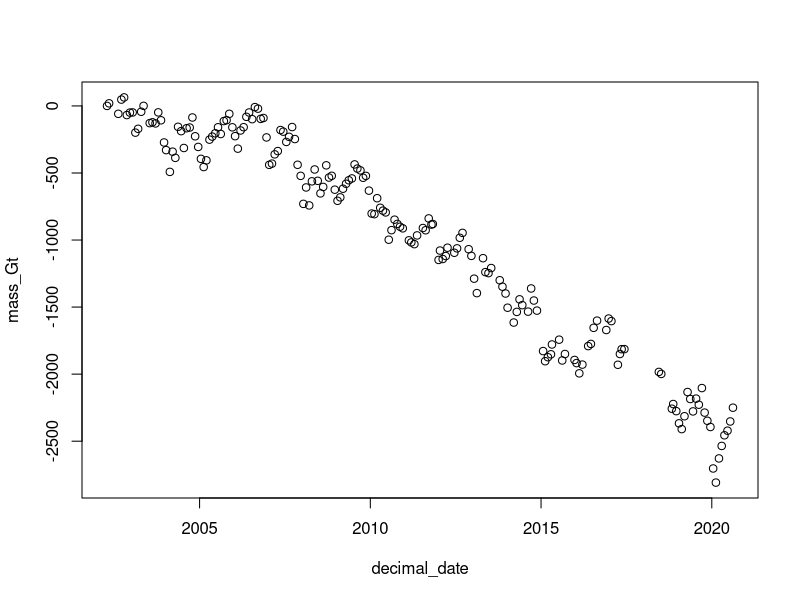
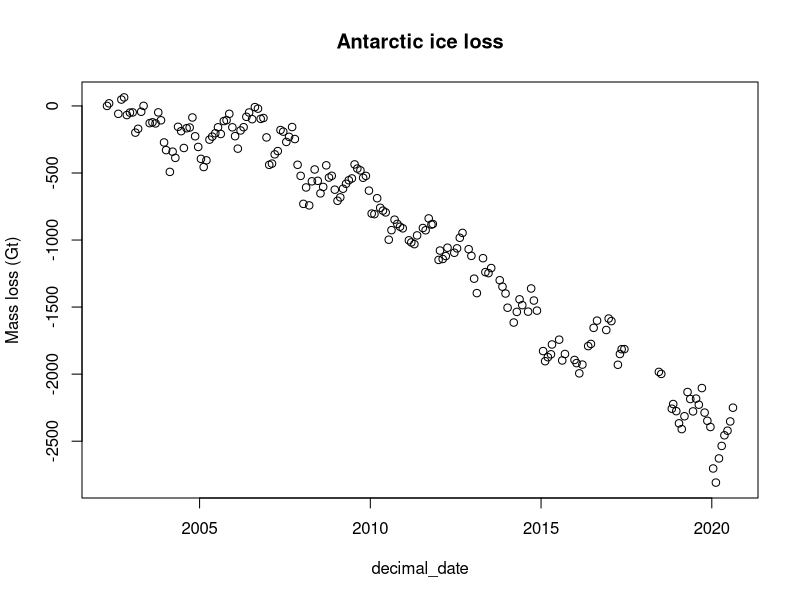
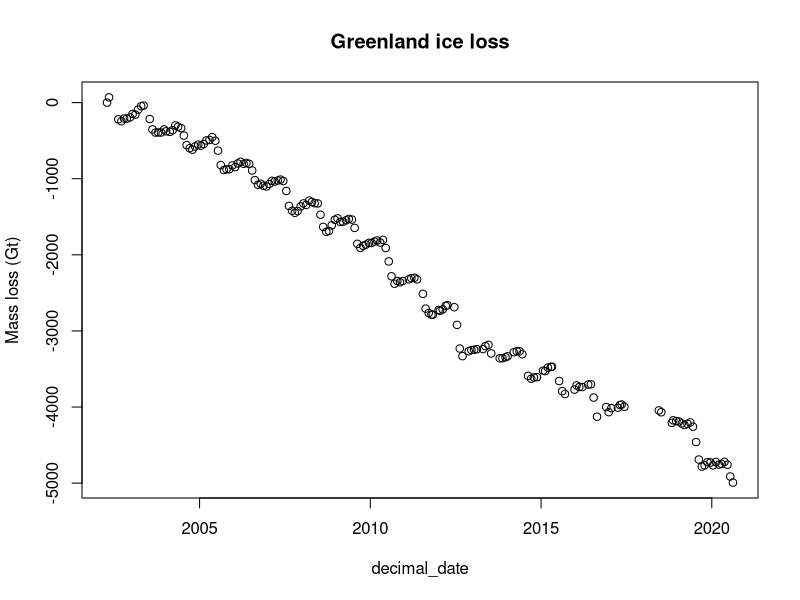
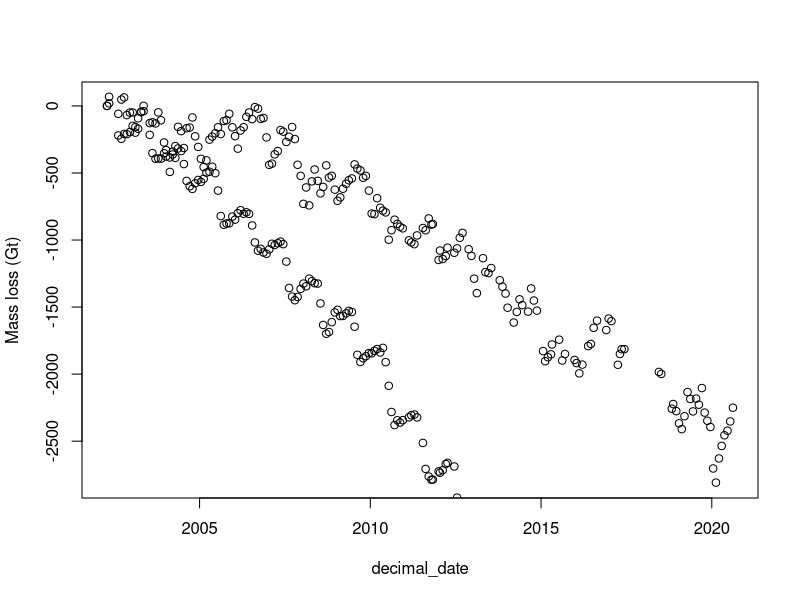
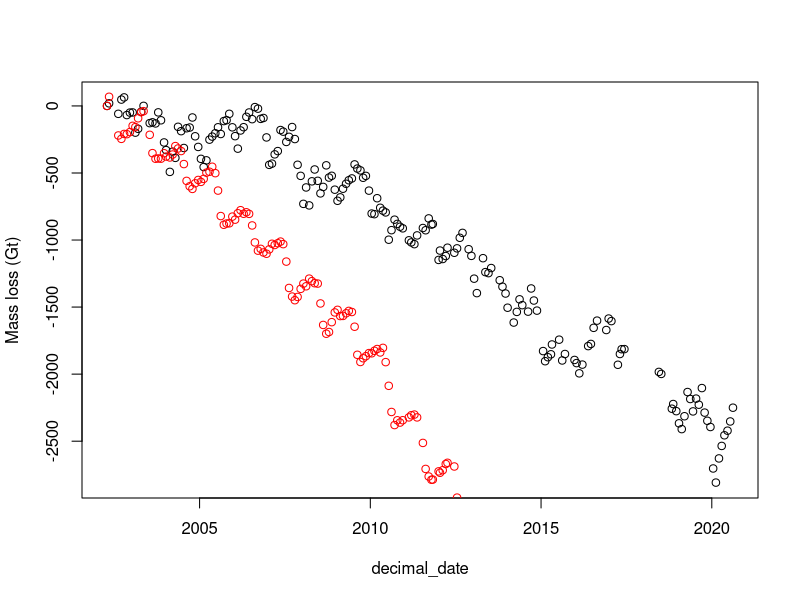
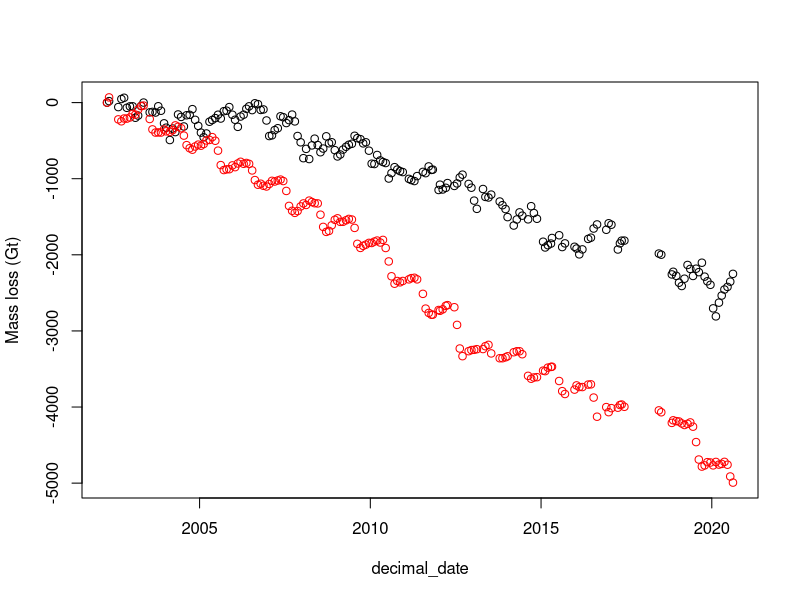
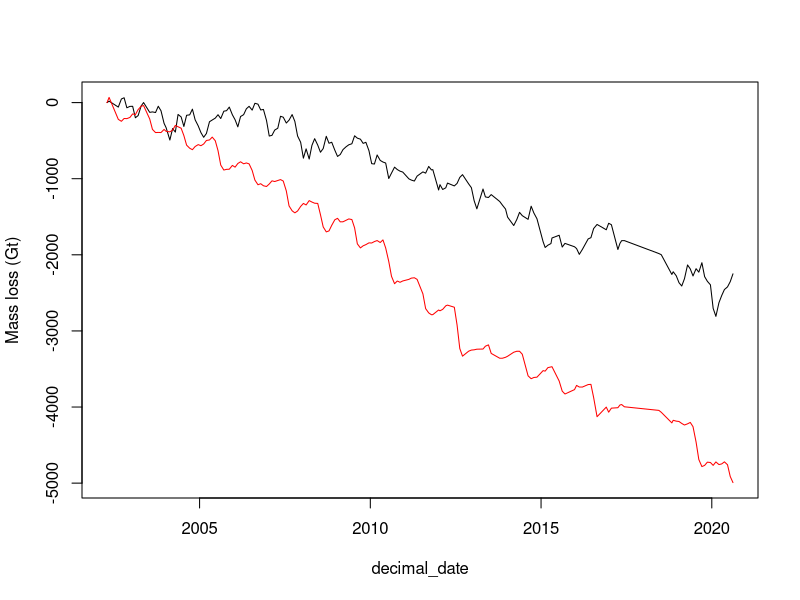

Here is the R script that generated these plots, in order: (Note: this script raises an error after producing the figures.)
## 1 Feb 2021 -- Woof, this class went reeeeeal fast. 

## In this section, we are using NASA GRACE satellite data as a proxy for 
## ice sheet loss in Antarctica and Greenland. 

## Erin already saved the data in this repository, so it should already be 
## in this R project. 

## When I want to open an existing R project, the file type looks like a little 
## cube with an R in it. 

## I want to read in the data. 

read.table('data/antarctica_mass_200204_202008.txt', skip=31,
           col.names=c("decimal_date", "mass_Gt", "sigma_Gt"))
## Now we have the table reading out in our console. We gave it the name of 
## the file, that is in the directory, then told it to skip the first 31 lines 
## (which are a header -- metadata), and then named the column names. 



## However, we want to name the table a variable name. 
ant_ice_loss = read.table('data/antarctica_mass_200204_202008.txt', skip=31,
                          col.names=c("decimal_date", "mass_Gt", "sigma_Gt"))

## Now I'm going to add the Greenland data, naming it grn_ice_loss.
grn_ice_loss = read.table('data/greenland_mass_200204_202008.txt', skip=31, 
                          col.names=c("decimal_date", "mass_Gt", "sigma_Gt"))

## Every time we load in data, the first thing that we want to do is to 
## look at it, to make sure it's correct and in there correctly. One tool 
## to do this is to use the head() function. This gives you the first six 
## lines of the data table. 

head(ant_ice_loss)
head(grn_ice_loss)

## We can also look at the dimensions of the data using the dim() function.
## This is telling us we have 188 rows and 3 columns.

dim(ant_ice_loss)
dim(grn_ice_loss)

## We can also look at the summary of the data using the summary() function. 

summary(ant_ice_loss)
summary(grn_ice_loss)

## If you open up either of the variables in the Environment tab (right hand 
## side of R Studio), you can see the data sets in this window, they'll 
## open up in a new tab. However, in those data sets from the Environment 
## tab, you can manually change that data, and that data will be there 
## FOREVER. So don't change those data points!!

## Now we want to plot the data. There are a couple of ways to do this. 
## x,y -- passing R two parameters, one on the x, one on the y-axis.
## y~x -- this is technically a formula in R (whenever there is a tilda in
## a command, it's a formula.


## I'm going to use formula style with the tilda. I'm going to plot the mass 
## as a function of decimal date to see how ice loss has changed over time.

plot(mass_Gt ~ decimal_date, data = ant_ice_loss)

## So this looks like a pretty good plot. The points are big and the y- and 
## x-axes aren't named correctly.

## If you hit the Zoom button on the Plots screen, the plot will pop out. 

## Now I want to give it a title. 

plot(mass_Gt ~ decimal_date, data = ant_ice_loss, main="Antarctic ice loss", 
     ylab = "Mass loss (Gt)")

## Now I'm going to do this for the Greenland data.

plot(mass_Gt ~ decimal_date, data = grn_ice_loss, main="Greenland ice loss", 
     ylab = "Mass loss (Gt)")

## There is also a gap in the data from 2017 and 2018 when the mission 
## wasn't going. 

## Now I want to see both of these on the same plot. 

## If I use the plot() function, it just creates a new plot. I can then add
## points in with following commands, such as points() or line()

plot(mass_Gt ~ decimal_date, data = ant_ice_loss, 
     ylab = "Mass loss (Gt)")
points(mass_Gt ~ decimal_date, data = grn_ice_loss, 
       ylab = "Mass loss (Gt)")

## I deleted the title from the above, because it wasn't super necessary
## anymore. I'm going to do this again, but now make Greenland data red. 

plot(mass_Gt ~ decimal_date, data = ant_ice_loss, 
     ylab = "Mass loss (Gt)")
points(mass_Gt ~ decimal_date, data = grn_ice_loss, 
       ylab = "Mass loss (Gt)", col="red")

## Okay, but now my Greenland data is off the y-axis, so I'm going to 
## change the y-axis boundary. But I need to know the range of the mass 
## in Gt. I can check that with the range function. I want to just put 
## that limit right into the code for the PLOT, not the code for the 
## points. 
range(grn_ice_loss$mass_Gt)

plot(mass_Gt ~ decimal_date, data = ant_ice_loss, 
     ylab = "Mass loss (Gt)", ylim=range(grn_ice_loss$mass_Gt))
points(mass_Gt ~ decimal_date, data = grn_ice_loss, 
       ylab = "Mass loss (Gt)", col="red")

## I also want to have a line graph. So I'm going to specify line type
## in the plot() function with type="l", and I'm going to use lines() as 
## the specifier for the second type of data to throw in. 

plot(mass_Gt ~ decimal_date, data = ant_ice_loss, 
     ylab = "Mass loss (Gt)", ylim=range(grn_ice_loss$mass_Gt), type = "l")
lines(mass_Gt ~ decimal_date, data = grn_ice_loss, 
       ylab = "Mass loss (Gt)", col="red")

## However, there's a gap in the GRACE mission in 2017-2018. So we want to 
## insert an "NA" in 2017-2018, so that there's no data there, and it 
## doesn't plot in the line. 

## Insert break in the data 2017-2018.

head(ant_ice_loss)
## This is to remind myself of what the data table looks like. 
tail(ant_ice_loss)
## This also shows me the last 6 points of the data.

## Okay, so I'm going to create a new data frame that fits into our 
## ant_ice_loss and grn_ice_loss data frames with our NA data in it. 

data_break = data.frame(decimal_date = 2018, mass_Gt=NA, sigma_Gt=NA)
data_break

## So in those lines of code, which I named data_break, I had to make
## sure that the lines of code matched up to the original data sets. 
## Then I checked that data frame. Now I want to append this data frame
## to the end of the ant_ice_loss data. 

ant_ice_loss_with_NA = rbind(ant_ice_loss, data_break)
tail(ant_ice_loss_with_NA)

## When you rbind() two data sets, make sure that the names of the columns
## of both data sets are exactly the same. 

## Now, I've renamed our data set ant_ice_loss to be very specific, so 
## that it has the data break in it, then I checked the tail of the 
## data. The tail now has the 2018 point in it. 

## Now I want to sort the data so that the dates are in the correct 
## order, otherwise the line would go in a really weird direction, 
## back to 2018 after the 2020 data. 

## Sorting the data with NA
order(ant_ice_loss_with_NA$decimal_date)
## So this gave us back the index and the order of the data that we're 
## sorting. We can see that the 189th term here is now between the 163rd
## and 164th terms. 

## Now I want to take the new ordered set and put it inside the OG 
## data set ant_ice_loss_with_NA. So I'm going to rename this variable, 
## but ordered now, with the following function. Notice that I'm reordering
## with the bracket function, which means I am accessing the elements that 
## are specified. In this case, I want to reorder this data set with the
## order function of a single column (which is decimal date). So the 
## first space in the order() function is by rows, and I want to reorder 
## the rows so that the decimal date is in order, with all columns, so I 
## leave the second command blank, by using a single comma then blank space, 
## then closing the bracket. 

ant_ice_loss_with_NA = ant_ice_loss_with_NA[order(ant_ice_loss_with_NA
                                                  $decimal_date), ]
## Now I want to look at the tail again to make sure that the 2018 data 
## isn't at the end. So I can look at the Environment tab and that data 
## frame to see if it's right. 

tail(ant_ice_loss_with_NA)


## Now I want to do the same thing with the Greenland data. 

grn_ice_loss_with_NA = rbind(grn_ice_loss, data_break)
tail(grn_ice_loss_with_NA)

## Once again, the 2018 data point is at the end of the function, so I'm going
## to reorder and rename it again. 

grn_ice_loss_with_NA = grn_ice_loss_with_NA[order(grn_ice_loss_with_NA
                                                  $decimal_date), ]
tail(grn_ice_loss_with_NA)

## Cool. I checked that the 2018 data is in the right place with the 
## Environmental tab and the tail() function. We lookin good, folx!


## Now I'm going to replot my data using copy-paste for the plot lines, 
## and I'm going to make sure I now have the data frames _with_NA instead
## of the original data frames. 

plot(mass_Gt ~ decimal_date, data = ant_ice_loss_with_NA, 
     ylab = "Mass loss (Gt)", ylim=range(grn_ice_loss_with_NA$mass_Gt), 
     type = "l")
lines(mass_Gt ~ decimal_date, data = grn_ice_loss_with_NA, 
      ylab = "Mass loss (Gt)", col="red")

## Okay, so when I try to put the ylim on the grn_ice_loss_with_NA, there 
## technically is no range there because NA is not part of the range, so
## I have to keep the OG grn_ice_loss range in there, or it won't plot. 

plot(mass_Gt ~ decimal_date, data = ant_ice_loss_with_NA, 
     ylab = "Mass loss (Gt)", ylim=range(grn_ice_loss$mass_Gt), 
     type = "l")
lines(mass_Gt ~ decimal_date, data = grn_ice_loss_with_NA, 
      ylab = "Mass loss (Gt)", col="red")
